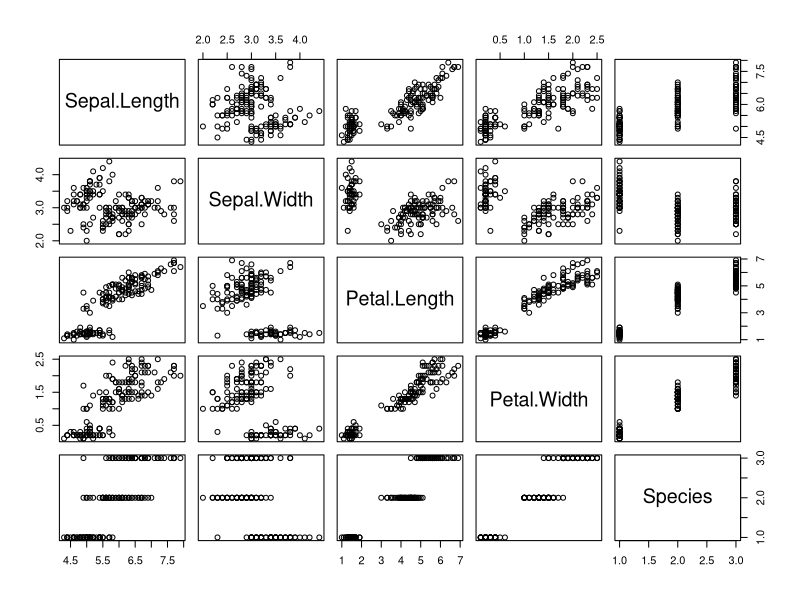
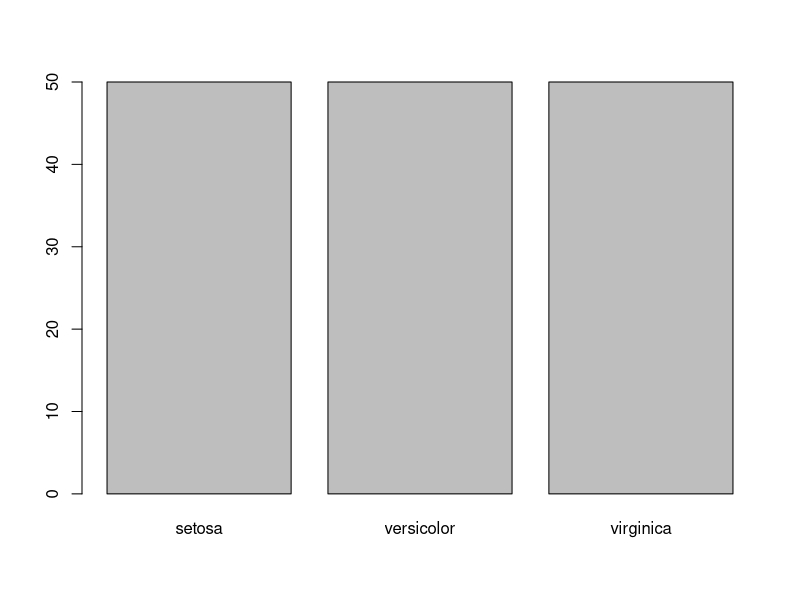
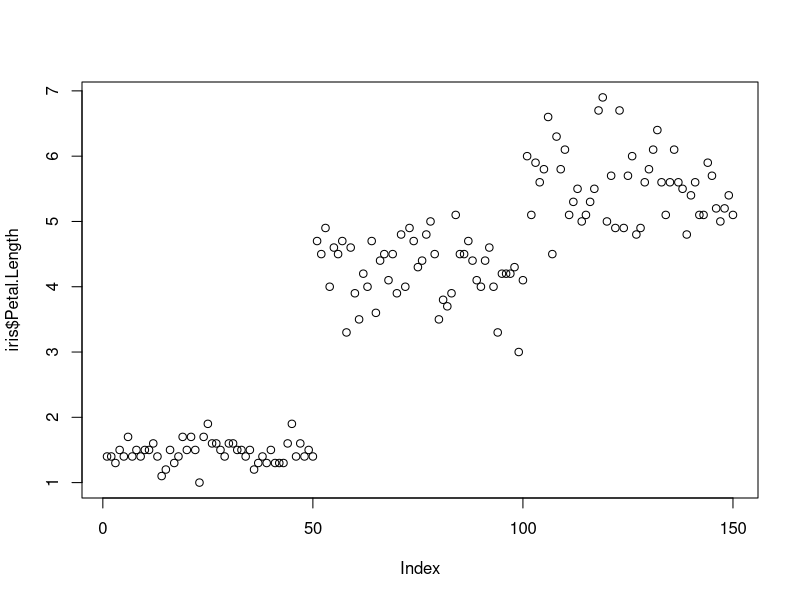
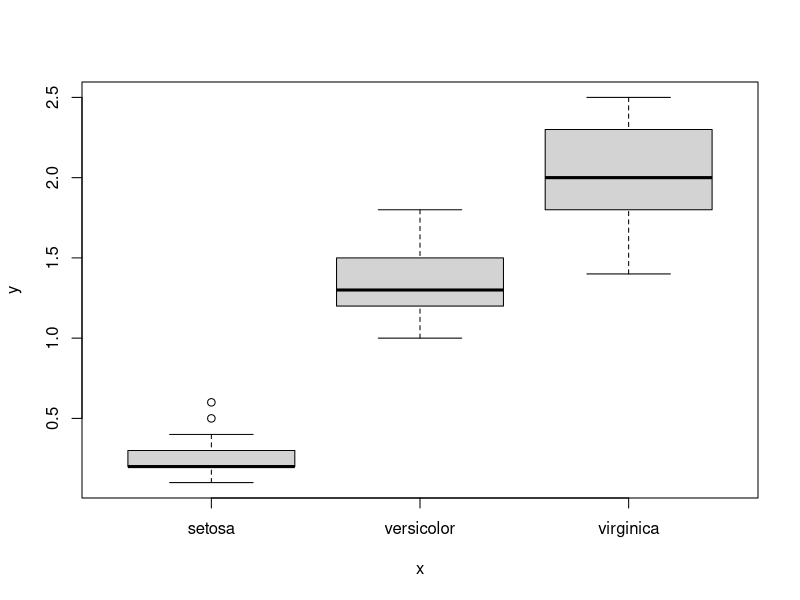
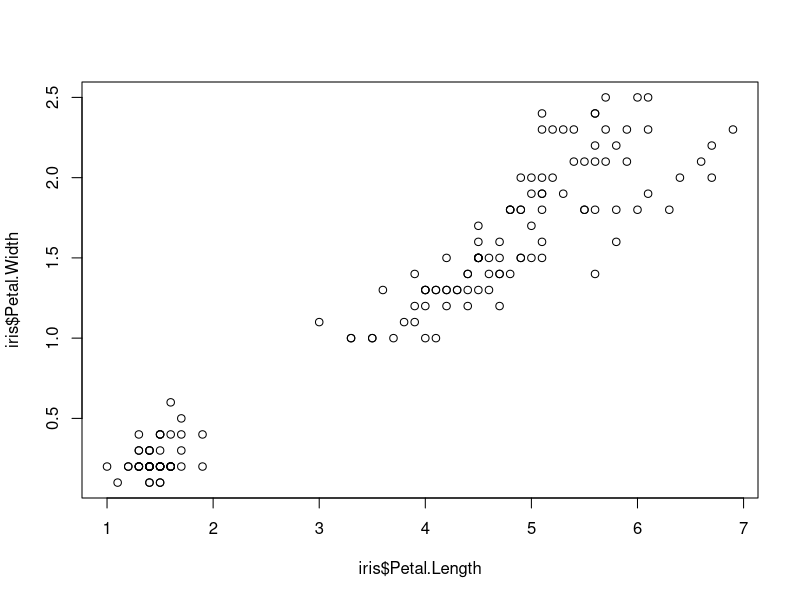
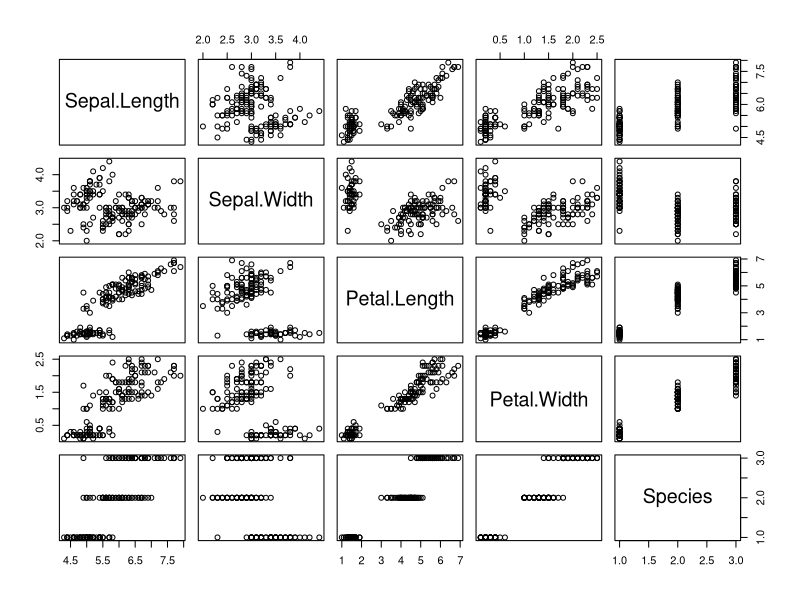
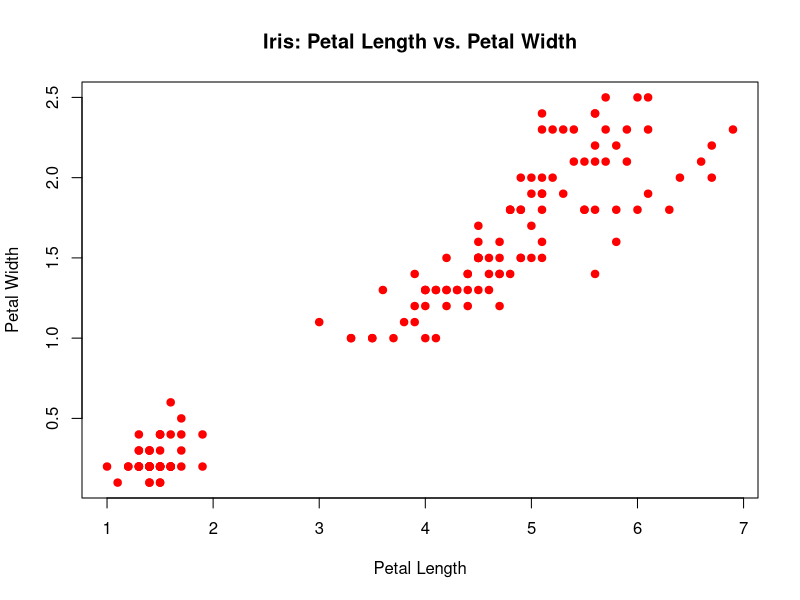
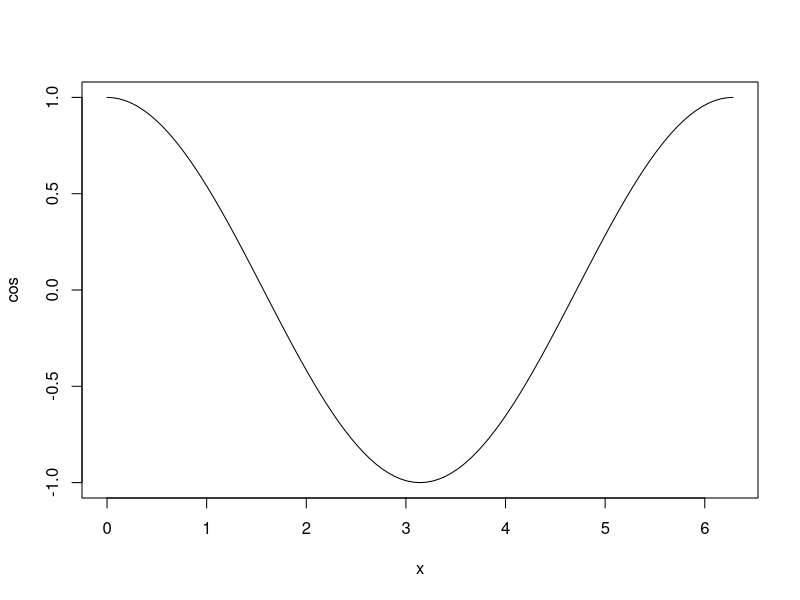

R code for these plots, in order:
# Load the datasets library, which includes the 'iris' dataset
library(datasets)

# Display the first six rows of the 'iris' dataset
head(iris)

# Display summary statistics of the 'iris' dataset
summary(iris)

# Create a set of plots for the 'iris' dataset
plot(iris)

# Create a plot of the 'Species' variable in the 'iris' dataset
plot(iris$Species)

# Create a plot of the 'Petal.Length' variable in the 'iris' dataset
plot(iris$Petal.Length)

# Create a scatter plot of 'Petal.Width' against 'Species' in the 'iris' dataset
plot(iris$Species, iris$Petal.Width)

# Create a scatter plot of 'Petal.Length' against 'Petal.Width' in the 'iris' dataset
plot(iris$Petal.Length, iris$Petal.Width)

# Create another set of plots for the 'iris' dataset
plot(iris)

# Create a customized scatter plot of 'Petal.Length' against 'Petal.Width'
plot(iris$Petal.Length, iris$Petal.Width,
     col = "red",
     pch = 19,       # Use solid circles for points
     main = "Iris: Petal Length vs. Petal Width",
     xlab = "Petal Length",
     ylab = "Petal Width")

# Create a plot of the cosine function over the interval [0, 2*pi]
plot(cos, 0, 2*pi)

# Create a plot of the exponential function over the interval [1, 5]
plot(exp, 1, 5)

# Create a plot of the standard normal distribution density function over the interval [-3, 3]
plot(dnorm, -3, +3)

# Create a customized plot of the standard normal distribution density function
plot(dnorm, -3, +3,
     col = "blue",
     lwd = 5,
     main = "Standard Normal Distribution",
     xlab = "z-scores",
     ylab = "Probability density function")
